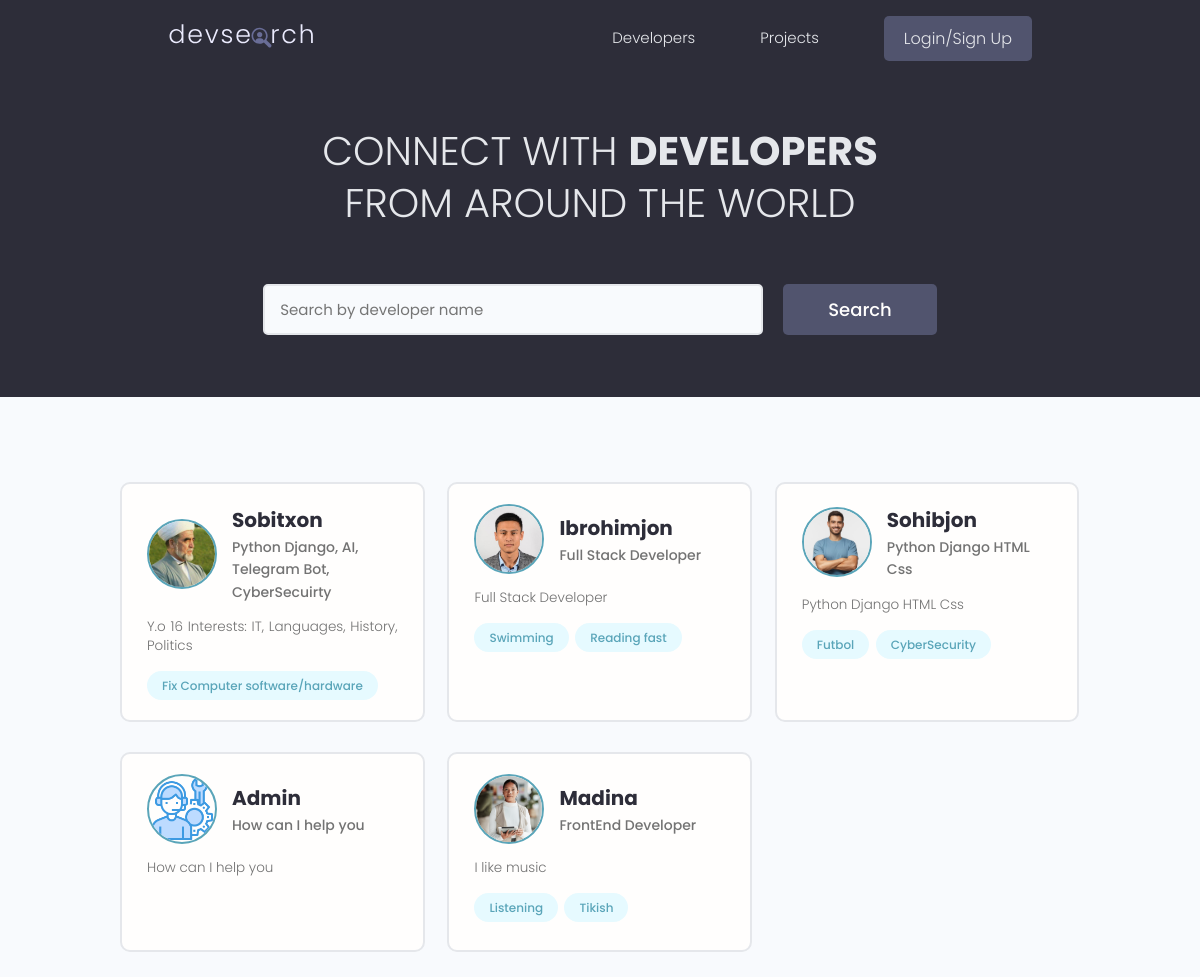
The page / on the database its author committed.
### users/models.py (models this page shows, shortened)
class Profile(models.Model):
    user = models.OneToOneField(
        User, on_delete=models.CASCADE, null=True, blank=True)
    name = models.CharField(max_length=200, blank=True, null=True)
    email = models.EmailField(max_length=500, blank=True, null=True)
    username = models.CharField(max_length=200, blank=True, null=True)
    location = models.CharField(max_length=200, blank=True, null=True)
    short_intro = models.CharField(max_length=200, blank=True, null=True)
    bio = models.TextField(blank=True, null=True)
    profile_image = models.ImageField(
        null=True, blank=True, upload_to='profiles/', default="profiles/user-default.png")
    social_github = models.CharField(max_length=200, blank=True, null=True)
    social_twitter = models.CharField(max_length=200, blank=True, null=True)
    social_linkedin = models.CharField(max_length=200, blank=True, null=True)
    social_youtube = models.CharField(max_length=200, blank=True, null=True)
    social_website = models.CharField(max_length=200, blank=True, null=True)
    created = models.DateTimeField(auto_now_add=True)
    id = models.UUIDField(default=uuid.uuid4, unique=True,
                          primary_key=True, editable=False)
    class Meta:
        ordering = ['created']
    @property
    def imageURL(self):
        try:
            url = self.profile_image.url
        except:
            url = ''
        return url

class Skill(models.Model):
    owner = models.ForeignKey(
        Profile, on_delete=models.CASCADE, null=True, blank=True)
    name = models.CharField(max_length=200, blank=True, null=True)
    description = models.TextField(null=True, blank=True)
    created = models.DateTimeField(auto_now_add=True)
    id = models.UUIDField(default=uuid.uuid4, unique=True,
                          primary_key=True, editable=False)
    def __str__(self):
        return str(self.name)

### users/views.py (the view)
# urls.py: path('', views.profiles, name="profiles"),
def profiles(request):
    profiles, search_query = searchProfiles(request)
    custom_range, profiles = paginateProfiles(request, profiles, 6)
    context = {'profiles': profiles, 'search_query': search_query,
               'custom_range': custom_range}
    return render(request, 'users/profiles.html', context)

### users/utils.py (called while the page is built)
def paginateProfiles(request, profiles, results):
    page = request.GET.get('page')
    paginator = Paginator(profiles, results)
    try:
        profiles = paginator.page(page)
    except PageNotAnInteger:
        page = 1
        profiles = paginator.page(page)
    except EmptyPage:
        page = paginator.num_pages
        profiles = paginator.page(page)
    leftIndex = (int(page) - 4)
    if leftIndex < 1:
        leftIndex = 1
    rightIndex = (int(page) + 5)
    if rightIndex > paginator.num_pages:
        rightIndex = paginator.num_pages + 1
    custom_range = range(leftIndex, rightIndex)
    return custom_range, profiles

def searchProfiles(request):
    search_query = ''
    if request.GET.get('search_query'):
        search_query = request.GET.get('search_query')
    skills = Skill.objects.filter(name__icontains=search_query)
    profiles = Profile.objects.distinct().filter(
        Q(name__icontains=search_query) |
        Q(short_intro__icontains=search_query) |
        Q(skill__in=skills)
    )
    return profiles, search_query

### users/templates/users/profiles.html (shortened to what this page needs)
{% extends 'main.html' %}
{% block content %}
<main class="home">
    <section class="hero-section text-center">
        <div class="container container--narrow">
            <div class="hero-section__box">
                <h2>CONNECT WITH <span>DEVELOPERS</span></h2>
                <h2>FROM AROUND THE WORLD</h2>
            </div>
            <div class="hero-section__search">
                <form id="searchForm" class="form" action="{% url 'profiles' %}" method="get">
                    <div class="form__field">
                        <input class="input input--text" id="formInput#search" type="text" name="search_query"
                            value="{{search_query}}" placeholder="Search by developer name" />
                    </div>
                    <input class="btn btn--sub btn--lg" type="submit" value="Search" />
                </form>
            </div>
        </div>
    </section>
    <section class="devlist">
        <div class="container">
            <div class="grid grid--three">
                {% for profile in profiles %}
                <div class="column card">
                    <div class="dev">
                        <a href="{% url 'user-profile' profile.id %}" class="card__body">
                            <div class="dev__profile">
                                <img class="avatar avatar--md" src="{{ profile.imageURL }}" alt="image" />
                                <div class="dev__meta">
                                    <h3>{{profile.name}}</h3>
                                    <h5>{{profile.short_intro|slice:"60"}}</h5>
                                </div>
                            </div>
                            <p class="dev__info">{{profile.bio|slice:"150"}}</p>
                            <div class="dev__skills">
                                {% for skill in profile.skill_set.all|slice:"5" %}
                                <span class="tag tag--pill tag--main">
                                    <small>{{skill}}</small>
                                </span>
                                {% endfor %}
                            </div>
                        </a>
                    </div>
                </div>
                {% endfor %}
            </div>
        </div>
    </section>
</main>
{% endblock content %}

### static/styles/app.css (style rules this page uses)
:root { --color-sub: #2d2d39; }
.btn--sub { background-color: var(--color-sub-light); }
.card { border: 2px solid var(--color-light); }
img { width: 100%; }
.hero-section { height: 40vh; display: flex; align-items: center; background-color: var(--color-sub); }
.hero-section__box { margin-bottom: 4rem; }
.hero-section__box > h2, .hero-section__box > h2 > span { font-size: 4rem; color: var(--color-light); line-height: 1.3; text-transform: uppercase; }
.hero-section__box > h2 { font-weight: 300; }
.hero-section__box > h2 > span { font-weight: 700; }
.hero-section__search > .form { display: flex; align-items: center; justify-content: center; gap: 2rem; }
.hero-section__search > .form input.input--text { width: 50rem; }
.devlist { margin-top: 8rem; }
.devlist .grid { align-items: stretch; }
.devlist .dev .dev__profile { display: flex; align-items: center; gap: 1.5rem; }
.devlist .dev .dev__meta h3 { color: var(--color-sub); font-size: 2rem; font-weight: 700; }
.devlist .dev .dev__meta h5 { color: var(--color-text); font-size: 1.4rem; font-weight: 500; }
.devlist .dev .dev__info { margin: 1.5rem 0; font-size: 1.35rem; line-height: 1.4; text-align: justify; }

### static/uikit/styles/modules/_variables.css (style rules this page uses)
:root { --color-main: #5aa5b9; --color-main-light: #e6faff; --color-sub: #3f4156; --color-sub-light: #51546e; --color-sub-lighter: #ededfd; --color-text: #737373; --color-gray: #8b8b8b; --color-light: #e5e7eb; --color-light-gray: #767676; --color-bg: #f8fafd; --color-white: #fffefd; --color-white-light: #f3f3f3; --color-success: #359e64; --color-success-bg: #def8e8; --color-error: #fc4b0b; --color-error-bg: #fff2ee; --font-base: 'Poppins', arial, helvetica, 'Segoe UI', roboto, ubuntu, sans-serif; --font-monospace: 'Fira Code', 'Courier New', courier, monospace; --font-regular: 300; --font-medium: 500; --font-bold: 700; --generic-shadow: 1px 1px 5px #00000010; --generic-transition: all 0.3s ease-in-out; }

### static/uikit/styles/modules/_base.css (style rules this page uses)
* { margin: 0; padding: 0; box-sizing: border-box; text-rendering: optimizeLegibility; color: inherit; font-size: inherit; }
html { font-size: 50%; }
@media only screen and (min-width: 480px) { html { font-size: 56.25%; } }
@media only screen and (min-width: 1200px) { html { font-size: 62.5%; } }
body { line-height: 1.6; font-weight: 400; font-size: 1.5rem; color: var(--color-text); background-color: var(--color-bg); min-height: 100vh; }

### static/uikit/styles/modules/_typography.css (style rules this page uses)
* { font-family: var(--font-base); }
h2 { font-size: 3.6rem; font-weight: var(--font-bold); }
h3 { font-size: 3.2rem; font-weight: var(--font-medium); }
h5 { font-size: 2.4rem; font-weight: var(--font-medium); }
h5, h6 { font-weight: var(--font-regular); }
p, span, strong { font-size: 1.6rem; color: var(--color-text); font-weight: var(--font-regular); }
a { padding-bottom: 2px; text-decoration: none; display: inline-block; color: var(--color-main); font-weight: var(--font-medium); }

### static/uikit/styles/modules/_utilities.css (style rules this page uses)
.container { width: 92%; max-width: 165rem; margin: 0 auto; box-sizing: border-box; }
.container--narrow { width: 92%; max-width: 120rem; }
@media screen and (min-width: 1000px) { .container { width: 90%; } }
@media screen and (min-width: 1000px) { .container--narrow { width: 85%; } }
@media screen and (min-width: 1200px) { .container { width: 80%; } }
@media screen and (min-width: 1200px) { .container--narrow { width: 72%; } }
.text-center { text-align: center; }

### static/uikit/styles/modules/_avatar.css (style rules this page uses)
.avatar { border-radius: 50%; border: 2px solid var(--color-main); object-fit: cover; }
.avatar--md { height: 7rem; width: 7rem; }

### static/uikit/styles/modules/_button.css (style rules this page uses)
.btn { display: inline-block; position: relative; cursor: pointer; background-color: var(--color-light); font-weight: var(--font-medium); color: var(--color-sub); text-decoration: none; padding: 1rem 2rem; border-radius: 0.5rem; border: none; width: -webkit-fit-content; width: -moz-fit-content; width: fit-content; height: -webkit-fit-content; height: -moz-fit-content; height: fit-content; font-size: 1.6rem; outline-width: 0; outline-color: transparent; -webkit-backface-visibility: hidden; backface-visibility: hidden; transition: all 0.3s ease-in-out; }
.btn--sub { background-color: var(--color-sub); color: var(--color-white); }
.btn--lg { font-size: 1.8rem; padding: 1.2rem 4.5rem; }

### static/uikit/styles/modules/_card.css (style rules this page uses)
.card { border-radius: 1rem; background-color: var(--color-white); border: 1.5px solid var(--color-light); width: auto; height: auto; margin-top: 0.5rem; margin-bottom: 0.5rem; overflow: hidden; }
.card__body, .card__header { padding: 2rem 2.5rem; }

### rows shown on the page
Profile: imageURL (picture), name "Sobitxon", short_intro "Python Django, AI, Telegram Bot, CyberSecuirty", bio "Y.o 16 Interests: IT, Languages, History, Politics"
Skill: name "Fix Computer software/hardware"
Profile: imageURL (picture), name "Ibrohimjon", short_intro "Full Stack Developer", bio "Full Stack Developer"
Skill: name "Swimming"
Skill: name "Reading fast"
Profile: imageURL (picture), name "Sohibjon", short_intro "Python Django HTML Css", bio "Python Django HTML Css"
Skill: name "Futbol"
Skill: name "CyberSecurity"
Profile: imageURL (picture), name "Admin", short_intro "How can I help you", bio "How can I help you"
Profile: imageURL (picture), name "Madina", short_intro "FrontEnd Developer", bio "I like music"
Skill: name "Listening"
Skill: name "Tikish"
